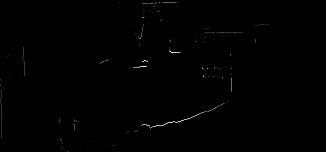
#> input picture Binary_scan.png, 326 x 152 px
$ python ORB.py
#> lines starting #> are read from the running program, lines starting #| are printed output that depends on the picture
# -*- coding: utf-8 -*-
"""
Spyder Editor

This is a temporary script file.
"""

import cv2
import numpy as np
import matplotlib.pyplot as plt


binary_image_SCAN = cv2.imread('Binary_scan.png', cv2.IMREAD_GRAYSCALE)
#> binary_image_SCAN is the input picture: shape (152, 326); min 0, max 255, mean 0.8
binary_image_MAP = cv2.imread('Binary_map.png', cv2.IMREAD_GRAYSCALE)
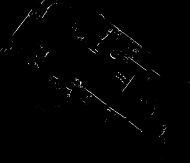
#> input picture Binary_map.png, 190 x 163 px
#> binary_image_MAP is the input picture: shape (163, 190); min 0, max 255, mean 2

#img = cv2.imread('grayscale_image.png')

grayscale_image_SCAN = cv2.cvtColor(binary_image_SCAN, cv2.COLOR_GRAY2BGR)
grayscale_image_MAP = cv2.cvtColor(binary_image_MAP, cv2.COLOR_GRAY2BGR)

orb_scan = cv2.ORB_create(50)
orb_map = cv2.ORB_create(50)


kp, des = orb_scan.detectAndCompute(grayscale_image_SCAN, None)
#> kp = 39 keypoints; strongest (x, y, size): (144, 60, 31), (147, 61, 31), (145, 66, 31), (170, 52, 37.2)
kp1, des1 = orb_scan.detectAndCompute(grayscale_image_MAP, None)
#> kp1 = 39 keypoints; strongest (x, y, size): (111, 56, 31), (80, 82, 31), (110, 31, 31), (46, 54, 31)

print("The number keypoints in SCAN are:\n")

print(len(kp))
#| 39

print("\n The number keypoints in SCAN are:\n")

print(len(kp1))
#| 39

img2 = cv2.drawKeypoints(grayscale_image_SCAN, kp, None, flags=None)
img3 = cv2.drawKeypoints(grayscale_image_MAP, kp, None, flags=None)

cv2.imwrite('Keypoints_scan_ORB.jpg', img2)
cv2.imwrite('Keypoints_scan_ORB.png', img2)


cv2.imwrite('Keypoints_map_ORB.jpg', img3)
cv2.imwrite('Keypoints_map_ORB.png', img3)

###############################################################################
# create BFMatcher object
bf = cv2.BFMatcher(cv2.NORM_HAMMING, crossCheck=True)
# Match descriptors.
matches = bf.match(des,des1)
#> matches = 7 matches
# Sort them in the order of their distance.
matches = sorted(matches, key = lambda x:x.distance)
# Draw first 10 matches.
img4 = cv2.drawMatches(img2,kp,img3,kp1,matches[:15],None,flags=cv2.DrawMatchesFlags_NOT_DRAW_SINGLE_POINTS)
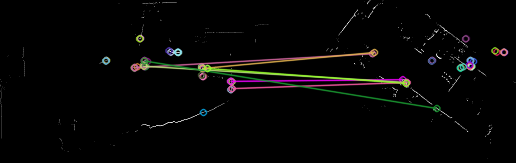
#> img4: shape (163, 516, 3); mean B, G, R 4.9, 5.7, 6.1

###############################################################################
cv2.imshow("ORB_scan", img2)
cv2.imshow("ORB_map", img3)
cv2.imshow("ORB_match", img4)

cv2.imwrite('Keypoints_map_ORB_matched.png', img4)

cv2.waitKey(0)

#plt.imshow(img4),plt.show()
